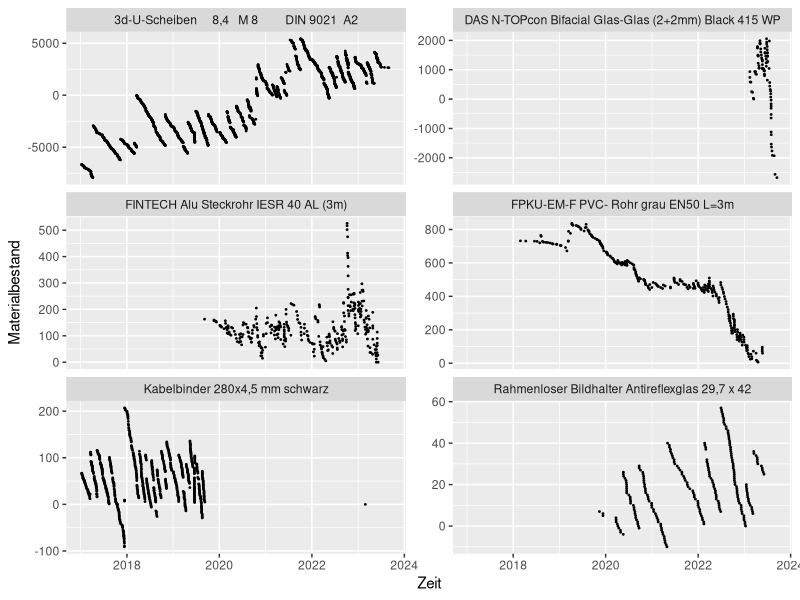

Reproduce this figure in R.
## ---- chunk 1
# Laden von Packages
library(tidyverse)
library(readxl)
library(lubridate)
library(forecast)
library(zoo)
library(scales)
library(ggplot2)
library(knitr)
library(GGally)
opts_chunk$set(tidy.opts=list(width.cutoff=60),tidy=TRUE, echo = TRUE, warning = FALSE, message = FALSE)
## ---- chunk 2
materialverlauf <- read_excel("data/MBG_Materialverlauf_20230612.xlsx")

# Datentypen konvertieren
materialverlauf$ArtikelNr <- as.factor(materialverlauf$ArtikelNr)
materialverlauf$`Artikel-Bezeichnung` <- as.factor(materialverlauf$`Artikel-Bezeichnung`)
materialverlauf$EinAutDatTyp <- as.factor(materialverlauf$EinAutDatTyp)
materialverlauf$PjNr <- as.factor(materialverlauf$PjNr)
materialverlauf$PjInfo <- as.factor(materialverlauf$PjInfo)
materialverlauf$ORGAKzl <- as.factor(materialverlauf$ORGAKzl)
materialverlauf$EinAusDat <- as.Date(materialverlauf$EinAusDat)
materialverlauf$BstDat <- as.Date(materialverlauf$BstDat)

head(materialverlauf) %>% kable(caption="Ausgabe der ersten 6 Zeilen des Materialverlaufs")
## ---- chunk 3
# Zusammenfassung über Daten ausgeben
summary(materialverlauf)
## ---- chunk 4
gruppe_b_materialien <- c("DAS N-TOPcon Bifacial Glas-Glas (2+2mm) Black 415 WP",
                         "Rahmenloser Bildhalter Antireflexglas 29,7 x 42",
                         "Kabelbinder 280x4,5 mm schwarz",
                         "FPKU-EM-F PVC- Rohr grau EN50 L=3m",
                         "FINTECH Alu Steckrohr IESR 40 AL (3m)",
                         "3d-U-Scheiben     8,4   M 8         DIN 9021  A2")

mat_verlauf_gruppeB <- materialverlauf[materialverlauf$`Artikel-Bezeichnung` %in% gruppe_b_materialien,]
summary(mat_verlauf_gruppeB)
## ---- chunk 5
# Visualisierung des Bestandes
ggplot(data=mat_verlauf_gruppeB, aes(x=EinAusDat, y=Bestand, fill=`Artikel-Bezeichnung`)) +
    facet_wrap(~`Artikel-Bezeichnung`, nrow=3, scales="free_y") +
    geom_point(size=0.3) +
    xlab("Zeit") + 
    ylab("Materialbestand") +
    theme(legend.position = "none")
